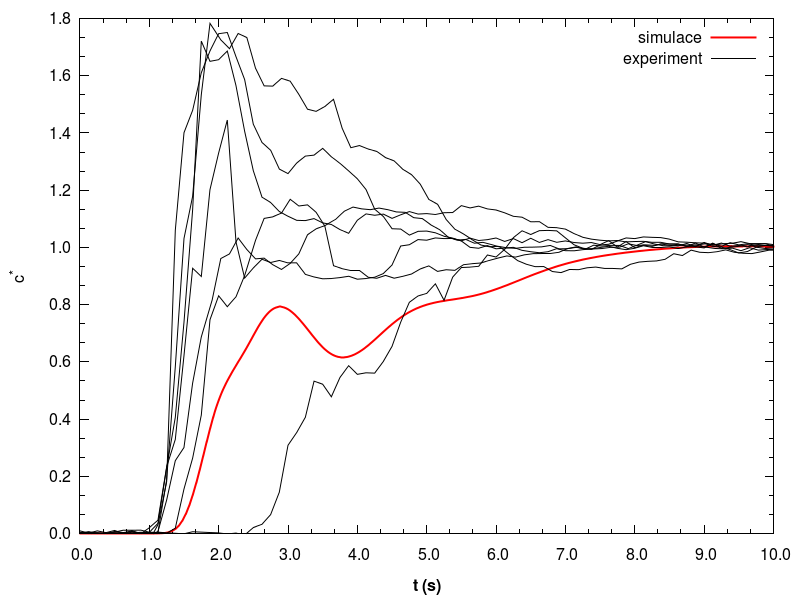

Recreate this plot in gnuplot.
set terminal pngcairo enhanced size 800,600 font "Arial Bold, 12"
set output "grafy.png"
set xrange [0 : 10]
set yrange [0 : *]
#set ytics 0.2
set xtics 1.0
#set mxtics 3
#set mytics 3
set ylabel "c^{*}"
set xlabel "t (s)"
set format x "{/Arial=12} %1.1f"
set format y "{/Arial=12} %1.1f"
plot \
'cfd.probe' using ($1-7.521):($2 / 6.25e-5) with lines title "{/Arial=12}simulace" lw 2.0 ,\
'pd060wt01abpg10' using 1:2 with lines title "{/Arial=12}experiment" ls 7,\
'pd060wt02abpg10' using 1:2 with lines notitle ls 7,\
'pd060wt03abpg10' using 1:2 with lines notitle ls 7,\
'pd060wt04abpg10' using 1:2 with lines notitle ls 7,\
'pd060wt06abpg10' using 1:2 with lines notitle ls 7,\
'pd060wt07abpg10' using 1:2 with lines notitle ls 7,\
'pd060wt08abpg10' using 1:2 with lines notitle ls 7
